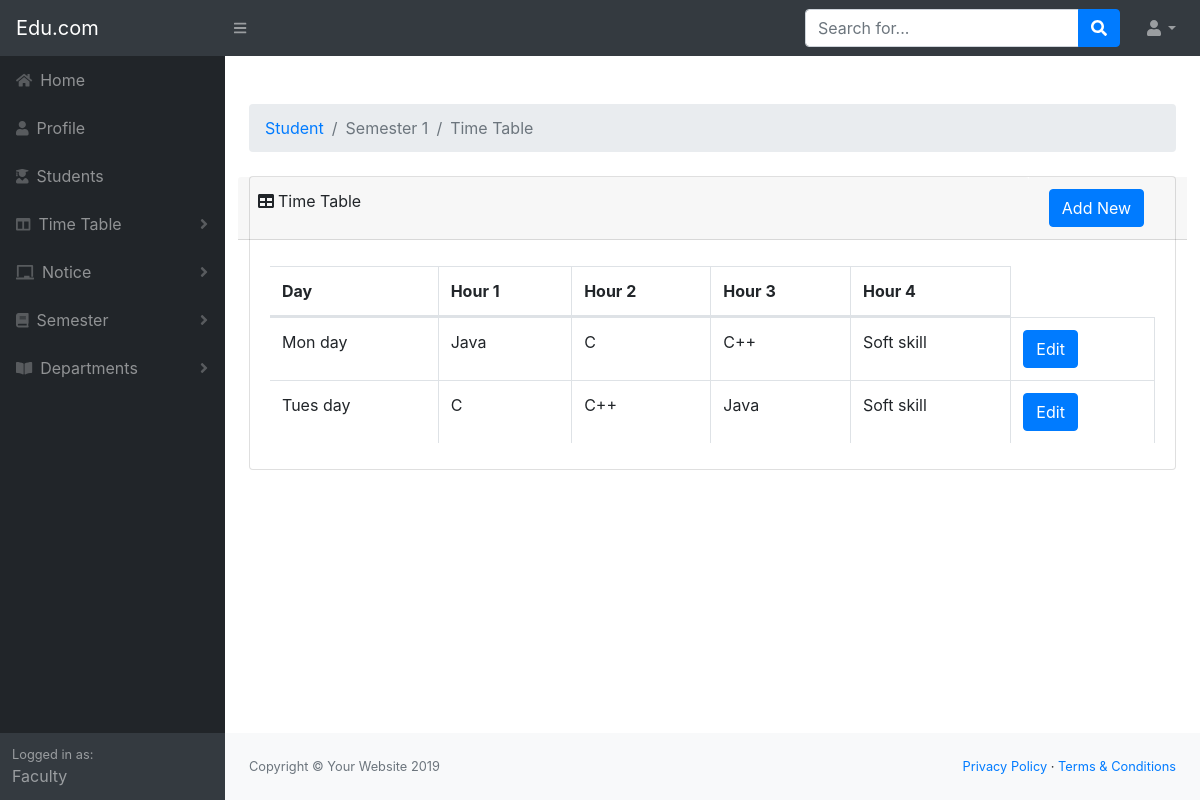
Page /view/faculty_timetable.php?id=Semester 1 (signed in) on the committed database.
### tables this page shows
CREATE TABLE `timetable` (
  `tid` int(11) NOT NULL,
  `dept_name` varchar(30) NOT NULL,
  `semester_no` varchar(30) NOT NULL,
  `day` varchar(20) NOT NULL,
  `hour1` varchar(20) NOT NULL,
  `hour2` varchar(20) NOT NULL,
  `hour3` varchar(20) NOT NULL,
  `hour4` varchar(20) NOT NULL
);

### view/faculty_timetable.php (the view, shortened to what this page needs)
<!DOCTYPE html>
<html lang="en">
    <head>
        <link href="css/styles.css" rel="stylesheet" />
        <link href="https://cdn.datatables.net/1.10.20/css/dataTables.bootstrap4.min.css" rel="stylesheet" />
    </head>
    <body class="sb-nav-fixed">
        <nav class="sb-topnav navbar navbar-expand navbar-dark bg-dark">
            <a class="navbar-brand" href="index.html">Edu.com</a><button class="btn btn-link btn-sm order-1 order-lg-0" id="sidebarToggle" href="admin_home.php"><i class="fas fa-bars"></i></button
            >
            <form class="d-none d-md-inline-block form-inline ml-auto mr-0 mr-md-3 my-2 my-md-0">
                <div class="input-group">
                    <input class="form-control" type="text" placeholder="Search for..." aria-label="Search" aria-describedby="basic-addon2" />
                    <div class="input-group-append">
                        <button class="btn btn-primary" type="button"><i class="fas fa-search"></i></button>
                    </div>
                </div>
            </form>
            <ul class="navbar-nav ml-auto ml-md-0">
                <li class="nav-item dropdown">
                    <a class="nav-link dropdown-toggle" id="userDropdown" href="#" role="button" data-toggle="dropdown" aria-haspopup="true" aria-expanded="false"><i class="fas fa-user fa-fw"></i></a>
                </li>
            </ul>
        </nav>
        <div id="layoutSidenav">
                    <div id="layoutSidenav_nav">
                        <nav class="sb-sidenav accordion sb-sidenav-dark" id="sidenavAccordion">
                            <div class="sb-sidenav-menu">
                                <div class="nav">
                                    <a class="nav-link" href="faculty_home.php"
                                        ><div class="sb-nav-link-icon"><i class="fas fa-home"></i></div>
                                        Home</a
                                    >
                                    <a class="nav-link" href="faculty_profile_edit.php"
                                        ><div class="sb-nav-link-icon"><i class="fas fa-user"></i></div>
                                        Profile</a
                                    >
                                    <a class="nav-link" href="faculty_home.php"
                                        ><div class="sb-nav-link-icon"><i class="fas fa-user-graduate"></i></div>
                                        Students</a
                                    >
                                    <a class="nav-link collapsed" href="#" data-toggle="collapse" data-target="#collapseL" aria-expanded="false" aria-controls="collapseLayouts"
                                        ><div class="sb-nav-link-icon"><i class="fas fa-columns"></i></div>
                                        Time Table
                                        <div class="sb-sidenav-collapse-arrow"><i class="fas fa-angle-down"></i></div
                                    ></a>
                                    <a class="nav-link collapsed" href="#" data-toggle="collapse" data-target="#collapse" aria-expanded="false" aria-controls="collapseLayouts"
                                        ><div class="sb-nav-link-icon"><i class="fas fa-chalkboard"></i></div>
                                        Notice
                                        <div class="sb-sidenav-collapse-arrow"><i class="fas fa-angle-down"></i></div
                                    ></a>
                                    <a class="nav-link collapsed" href="#" data-toggle="collapse" data-target="#collapseLayouts" aria-expanded="false" aria-controls="collapseLayouts"
                                        ><div class="sb-nav-link-icon"><i class="fas fa-book"></i></div>
                                        Semester
                                        <div class="sb-sidenav-collapse-arrow"><i class="fas fa-angle-down"></i></div
                                    ></a>
                                    <a class="nav-link collapsed" href="#" data-toggle="collapse" data-target="#collapsePages" aria-expanded="false" aria-controls="collapsePages"
                                        ><div class="sb-nav-link-icon"><i class="fas fa-book-open"></i></div>
                                        Departments
                                        <div class="sb-sidenav-collapse-arrow"><i class="fas fa-angle-down"></i></div
                                    ></a>
                                    <div class="sb-sidenav-menu-heading"></div>
                                    <a class="nav-link" href="charts.html"
                                        ><div class="sb-nav-link-icon"><i class=""></i></div>
                                        </a
                                    ><a class="nav-link" href="tables.html"
                                        ><div class="sb-nav-link-icon"><i class=""></i></div>
                                        </a
                                    >
                                </div>
                            </div>
                                <div class="sb-sidenav-footer">
                                    <div class="small">Logged in as:</div>
                                    Faculty
                                </div>
                        </nav>
                    </div>
            <div id="layoutSidenav_content">
                <main>
                    <div class="container-fluid mt-5">
                        <ol class="breadcrumb mb-4">
                            <li class="breadcrumb-item"><a href="admin_home.php">Student</a></li>
                            <li class="breadcrumb-item active"><?php echo $sem = $_GET['id']; ?></li>
                            <li class="breadcrumb-item active">Time Table</li>
                        </ol>
                        <div class="card mb-4">
                            <div class="row">
                            <div class="col-10 card-header"><i class="fas fa-table mr-1"></i>Time Table</div>
                            <div class="col-2 card-header">
                            <a class="btn btn-primary" href="faculty_timetable_add.php?ba=<?php echo $_GET['id'];?>">Add New</a>
                            </div>
                            </div>
                            <div class="card-body">
                                <div class="table-responsive">
                                    <table class="table table-bordered" id="dataTable" width="100%" cellspacing="0">
                                        <thead>
                                            <tr>
                                                <th>Day</th>
                                                <th>Hour 1</th>
                                                <th>Hour 2</th>
                                                <th>Hour 3</th>
                                                <th>Hour 4</th>
                                            </tr>
                                        </thead>
                                        <?php
                                        include '../model/config/connection.php';
                                        $sql = "select * from timetable where dept_name = '".$_SESSION['fdept']."' and semester_no = '".$sem."'";
                                        $result = mysqli_query($conn,$sql);
                                        while($row = mysqli_fetch_assoc($result))
                                        {
                                    ?>
                                        <tbody>
                                            <tr>
                                                <td><?php echo $row['day']; ?></td>
                                                <td><?php echo $row['hour1']; ?></td>
                                                <td><?php echo $row['hour2']; ?></td>
                                                <td><?php echo $row['hour3']; ?></td>
                                                <td><?php echo $row['hour4']; ?></td>
                                                <td><a class="btn btn-primary" href="faculty_timetable_edit.php?cd=<?php echo $row['tid']; ?>">Edit</a></td>
                                            </tr>
                                            <?php } ?>
                                        </tbody>
                                    </table>
                                </div>
                            </div>
                        </div>
                    </div>
                </main>
                <footer class="py-4 bg-light mt-auto">
                    <div class="container-fluid">
                        <div class="d-flex align-items-center justify-content-between small">
                            <div class="text-muted">Copyright &copy; Your Website 2019</div>
                            <div>
                                <a href="#">Privacy Policy</a>
                                &middot;
                                <a href="#">Terms &amp; Conditions</a>
                            </div>
                        </div>
                    </div>
                </footer>
            </div>
        </div>
    </body>
</html>

### rows in the picture
timetable: day "Mon day", hour1 "Java", hour2 "C", hour3 "C++", hour4 "Soft skill"
timetable: day "Tues day", hour1 "C", hour2 "C++", hour3 "Java", hour4 "Soft skill"

### other values in the picture
$sem = $_GET['id'] "Semester 1"
